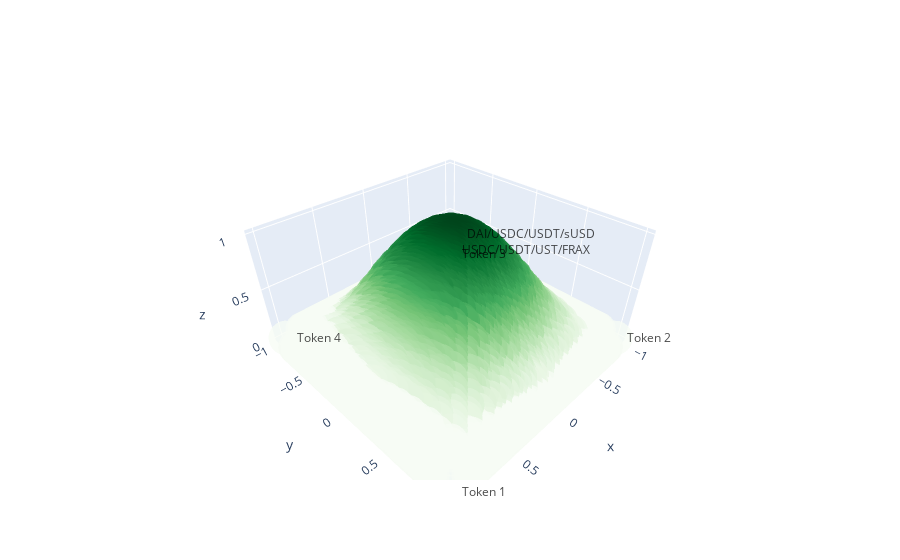

Source (notebook cell):
### Markdown cell above
### 4-pool

### Code cell
basis = np.array([[1.0, 1.0], [-1.0, 1.0], [-1.0, -1.0], [1.0, -1.0]])
def bal_ratio_4pool(abcd):
    return abcd[:,0] * abcd[:,1] * abcd[:,2] * abcd[:,3] / np.power(1/4, 4)

data, bal_ratio = plot_pool_n_data(basis, n_point = 12j, pool_n = 4, bal_ratio_func=bal_ratio_4pool)

df = pd.DataFrame(data)
df.columns = pd.Index(['x','y'])
df.loc[:, 'Ratio'] = bal_ratio

df.x = round(df.x / 0.02) / 50
df.y = round(df.y / 0.02) / 50
df = df.groupby(['x', 'y'], as_index=False)['Ratio'].max()

fig = go.Figure(data=[go.Scatter3d(
    x=df.x,
    y=df.y,
    z=df.Ratio,
    mode='markers',
    marker=dict(
        size=12,
        color=df.Ratio,                # set color to an array/list of desired values
        colorscale='Greens',   # choose a colorscale
        opacity=0.8
    )
)])

annoctation_dict = [
    dict(showarrow=False,
            x=xy[0],
            y=xy[1],
            z=0,
            text=f'Token {alpha}',
            xanchor="left",
            xshift=10,
            opacity=0.7,
            font=dict(
                color="black",
                size=12)
            )
            for xy,alpha in zip(basis, range(1, 5))
            ]

for pif in four_pools:
    four_value = np.array(pif['a/b'])
    four_value = four_value / four_value.sum()
    two_value = np.dot(four_value, basis)
    # fig.scatter(two_value[0], two_value[1])
    annoctation_dict.append(
        dict(
            showarrow=False,
            x=two_value[0],
            y=two_value[1],
            z=pif['ratio'],
            text=pif['name'],
            xanchor="left",
            xshift=10,
            opacity=0.7,
            font=dict(
                color="black",
                size=12))
    )

fig.update_layout(
    uniformtext_minsize=12,
    scene=dict(
        xaxis=dict(type="linear"),
        yaxis=dict(type="linear"),
        zaxis=dict(type="linear"),
        annotations=annoctation_dict))

fig

### Figure 1 — Plotly figure (JSON) as saved in the notebook; plotly's stock layout.template omitted (floating-point values rounded to 4 significant figures; data arrays with more than 128 entries replaced by an {"elided": "..."} marker saying what was removed)
{"data": [{"marker": {"color": {"elided": "3766 float values"}, "colorscale": [[0, "rgb(247,252,245)"], [0.125, "rgb(229,245,224)"], [0.25, "rgb(199,233,192)"], [0.375, "rgb(161,217,155)"], [0.5, "rgb(116,196,118)"], [0.625, "rgb(65,171,93)"], [0.75, "rgb(35,139,69)"], [0.875, "rgb(0,109,44)"], [1, "rgb(0,68,27)"]], "opacity": 0.8, "size": 12}, "mode": "markers", "type": "scatter3d", "x": {"elided": "3766 float values"}, "y": {"elided": "3766 float values"}, "z": {"elided": "3766 float values"}}], "layout": {"scene": {"annotations": [{"font": {"color": "black", "size": 12}, "opacity": 0.7, "showarrow": false, "text": "Token 1", "x": 1, "xanchor": "left", "xshift": 10, "y": 1, "z": 0}, {"font": {"color": "black", "size": 12}, "opacity": 0.7, "showarrow": false, "text": "Token 2", "x": -1, "xanchor": "left", "xshift": 10, "y": 1, "z": 0}, {"font": {"color": "black", "size": 12}, "opacity": 0.7, "showarrow": false, "text": "Token 3", "x": -1, "xanchor": "left", "xshift": 10, "y": -1, "z": 0}, {"font": {"color": "black", "size": 12}, "opacity": 0.7, "showarrow": false, "text": "Token 4", "x": 1, "xanchor": "left", "xshift": 10, "y": -1, "z": 0}, {"font": {"color": "black", "size": 12}, "opacity": 0.7, "showarrow": false, "text": "USDC/USDT/UST/FRAX", "x": -0.3621, "xanchor": "left", "xshift": 10, "y": -0.365, "z": 0.5723}, {"font": {"color": "black", "size": 12}, "opacity": 0.7, "showarrow": false, "text": "DAI/USDC/USDT/sUSD", "x": -0.05163, "xanchor": "left", "xshift": 10, "y": -0.001564, "z": 0.9864}], "xaxis": {"type": "linear"}, "yaxis": {"type": "linear"}, "zaxis": {"type": "linear"}}, "uniformtext": {"minsize": 12}}}
